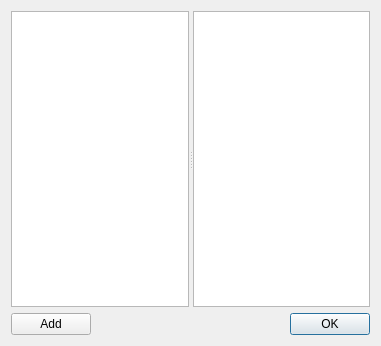
<?xml version="1.0" encoding="UTF-8"?>
<ui version="4.0">
 <class>FriendsLists</class>
 <widget class="QDialog" name="FriendsLists">
  <property name="geometry">
   <rect>
    <x>0</x>
    <y>0</y>
    <width>381</width>
    <height>346</height>
   </rect>
  </property>
  <property name="windowTitle">
   <string>Add/Remove Friends</string>
  </property>
  <layout class="QVBoxLayout" name="verticalLayout" stretch="1,0">
   <item>
    <widget class="QSplitter" name="splitter">
     <property name="orientation">
      <enum>Qt::Horizontal</enum>
     </property>
     <widget class="QListView" name="contactsListView">
      <property name="alternatingRowColors">
       <bool>true</bool>
      </property>
     </widget>
     <widget class="QListView" name="friendsListView">
      <property name="alternatingRowColors">
       <bool>true</bool>
      </property>
      <property name="selectionMode">
       <enum>QAbstractItemView::NoSelection</enum>
      </property>
     </widget>
    </widget>
   </item>
   <item>
    <layout class="QHBoxLayout" name="horizontalLayout">
     <item>
      <widget class="QPushButton" name="addButton">
       <property name="text">
        <string>Add</string>
       </property>
      </widget>
     </item>
     <item>
      <widget class="QDialogButtonBox" name="buttonBox">
       <property name="orientation">
        <enum>Qt::Horizontal</enum>
       </property>
       <property name="standardButtons">
        <set>QDialogButtonBox::Ok</set>
       </property>
      </widget>
     </item>
    </layout>
   </item>
  </layout>
 </widget>
 <resources/>
 <connections>
  <connection>
   <sender>buttonBox</sender>
   <signal>accepted()</signal>
   <receiver>FriendsLists</receiver>
   <slot>accept()</slot>
   <hints>
    <hint type="sourcelabel">
     <x>248</x>
     <y>254</y>
    </hint>
    <hint type="destinationlabel">
     <x>157</x>
     <y>274</y>
    </hint>
   </hints>
  </connection>
  <connection>
   <sender>buttonBox</sender>
   <signal>rejected()</signal>
   <receiver>FriendsLists</receiver>
   <slot>reject()</slot>
   <hints>
    <hint type="sourcelabel">
     <x>316</x>
     <y>260</y>
    </hint>
    <hint type="destinationlabel">
     <x>286</x>
     <y>274</y>
    </hint>
   </hints>
  </connection>
 </connections>
</ui>
